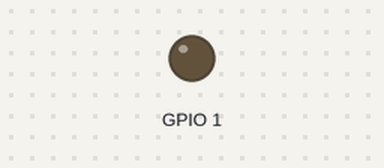
Bench run of a sketch on a simulated ESP32. On the bench: output pins drawn as LEDs (lit = HIGH).

Above: at 0.1 s.
At 15.95 s:
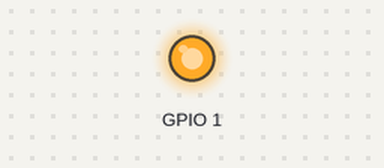
Timing chart, 0 to 17.5 s (numbered marks = the images above):
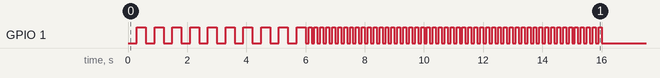

The sketch:

TickerBasic.ino
```cpp
/*
  Basic Ticker usage

  Ticker is an object that will call a given function with a certain period.
  Each Ticker calls one function. You can have as many Tickers as you like,
  memory being the only limitation.

  A function may be attached to a ticker and detached from the ticker.
  There are two variants of the attach function: attach and attach_ms.
  The first one takes period in seconds, the second one in milliseconds.

  An LED connected to GPIO1 will be blinking. Use a built-in LED on ESP-01
  or connect an external one to TXD on other boards.
*/

#include <Ticker.h>

Ticker flipper;

int count = 0;

void flip()
{
  int state = digitalRead(1);  // get the current state of GPIO1 pin
  digitalWrite(1, !state);     // set pin to the opposite state

  ++count;
  // when the counter reaches a certain value, start blinking like crazy
  if (count == 20)
  {
    flipper.attach(0.1, flip);
  }
  // when the counter reaches yet another value, stop blinking
  else if (count == 120)
  {
    flipper.detach();
  }
}

void setup() {
  pinMode(1, OUTPUT);
  digitalWrite(1, LOW);

  // flip the pin every 0.3s
  flipper.attach(0.3, flip);
}

void loop() {
}
```

Measured:
- by itself, GPIO 1: goes 9 × (HIGH 0.30 s, LOW 0.30 s), HIGH 0.30 s, 50 × (LOW 0.10 s, HIGH 0.10 s), then LOW
